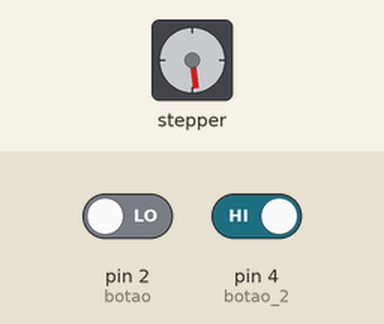
This sketch was run on a simulated Arduino Uno, built with avr-gcc and run on an emulated ATmega328P. On the bench: stepper motor. Inputs (shaded band) come from the test bench; at power-on: pin 2 (botao) LOW, pin 4 (botao_2) HIGH. Stepper angles assume 300 steps per turn.

Above: at 1.8 s.
1.9 s: pin 2 (botao) driven HIGH and pin 4 (botao_2) driven LOW
At 2.26 s:
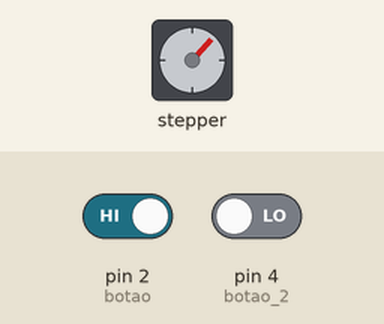
5.4 s: pin 2 (botao) driven LOW and pin 4 (botao_2) driven HIGH
At 5.59 s:
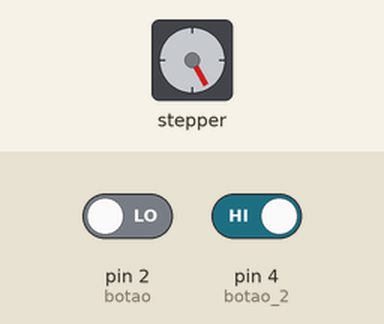
Timing chart, 0 to 15.5 s (numbered marks = the images above; inputs shaded):
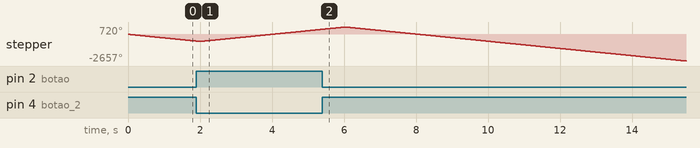

The sketch:

Motor_de_passo_com_botao.ino
```cpp
#include <Stepper.h>

const int stepsPerRevolution = 300;  // change this to fit the number of steps per revolution
                                     // for your motor
int botao=2,botao_2=4;

int val=0;

// initialize the stepper library on pins 8 through 11:
Stepper myStepper(stepsPerRevolution, 8,9,10,11);

void setup() {
  // set the speed at 60 rpm:
  myStepper.setSpeed(60);
  // initialize the serial port:
}

void loop() {
  // step one revolution  in one direction:

  if((digitalRead(botao)==HIGH)&&(digitalRead(botao_2)==LOW)){

  val=1;

  }

  if((digitalRead(botao_2)==HIGH)&&(digitalRead(botao)==LOW)){

  val=0;

  }

  if(val==1){
  myStepper.step(stepsPerRevolution);
  }
  if(val==0){
  myStepper.step(-stepsPerRevolution);
  }


}
```
